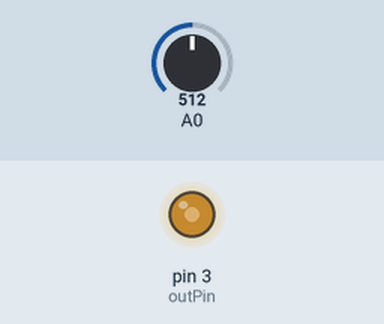
Simulated run of this sketch. Board: Arduino Uno, built with avr-gcc and run on an emulated ATmega328P. Shown: output pins drawn as LEDs (lit = HIGH). Inputs (shaded band) come from the test bench; at power-on: A0 = 512.

Above: at 1.2 s.
1.3 s: A0 set to 716
At 2.1 s:
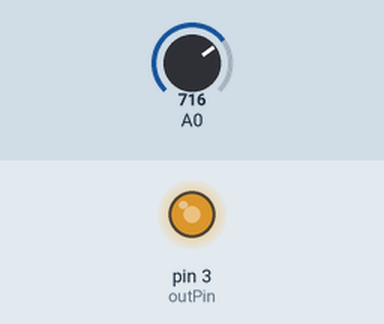
2.8 s: A0 set to 900
At 3.5 s:
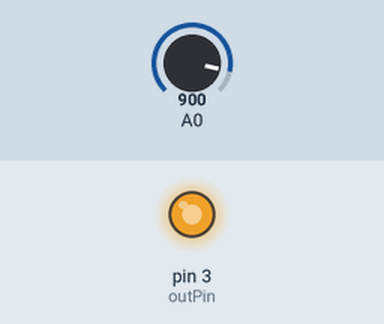
4.3 s: A0 set to 122
At 5.5 s:
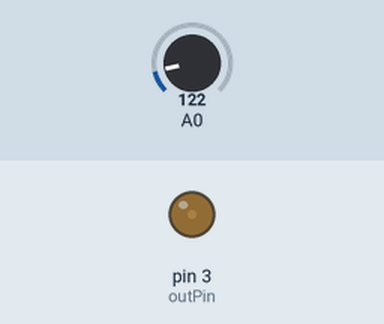
5.8 s: A0 set to 0
At 6.7 s:
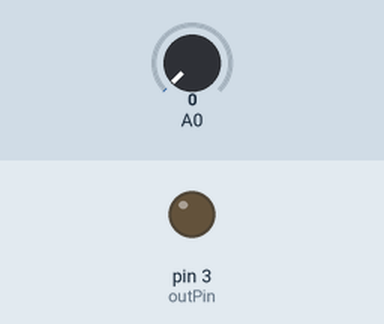
Timing chart, 0 to 8.8 s (numbered marks = the images above; inputs shaded):
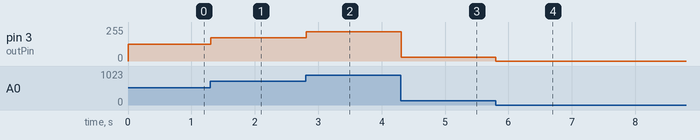

The sketch:

sketch04.ino
```cpp
void setVolume(int);

int outPin = 3;
int currVol = 0;
boolean enableHW = true;

void setup() {
  Serial.begin(9600);
  pinMode(outPin, OUTPUT);
}

void loop() {
    int volume = currVol;

    if (Serial.available()) {
        String cmd = Serial.readString();
        if (cmd == "ctr=hw") {
            enableHW = true;
        Serial.println("success");

        } else if (cmd == "ctr=sw") {
            enableHW = false;
            Serial.println("success");

        } else if (cmd == "vol") {
            Serial.println(currVol);

        } else if (cmd.startsWith("vol=")) {
            if (!enableHW) {
                volume = cmd.substring(4).toInt();
                Serial.println("success");
            } else {
                Serial.println("fail");
            }
        } else {
            Serial.println("fail");
        }
    }

    if (enableHW) {
        volume = map(analogRead(A0), 0, 1023, 0, 100);
    }

    if (currVol != volume) {
        setVolume(volume);
    }

    delay(10);
}

void setVolume(int volume) {
    currVol = volume;
    analogWrite(outPin, map(currVol, 0, 100, 0, 255));
}
```

Measured:
- after the input at 1.3 s, pin 3 (outPin): 127/255 → 175/255 at once
- after the input at 2.8 s, pin 3 (outPin): 175/255 → 221/255 at once
- after the input at 4.3 s, pin 3 (outPin): 221/255 → 28/255 at once
- after the input at 5.8 s, pin 3 (outPin): 28/255 → 0/255 at once
